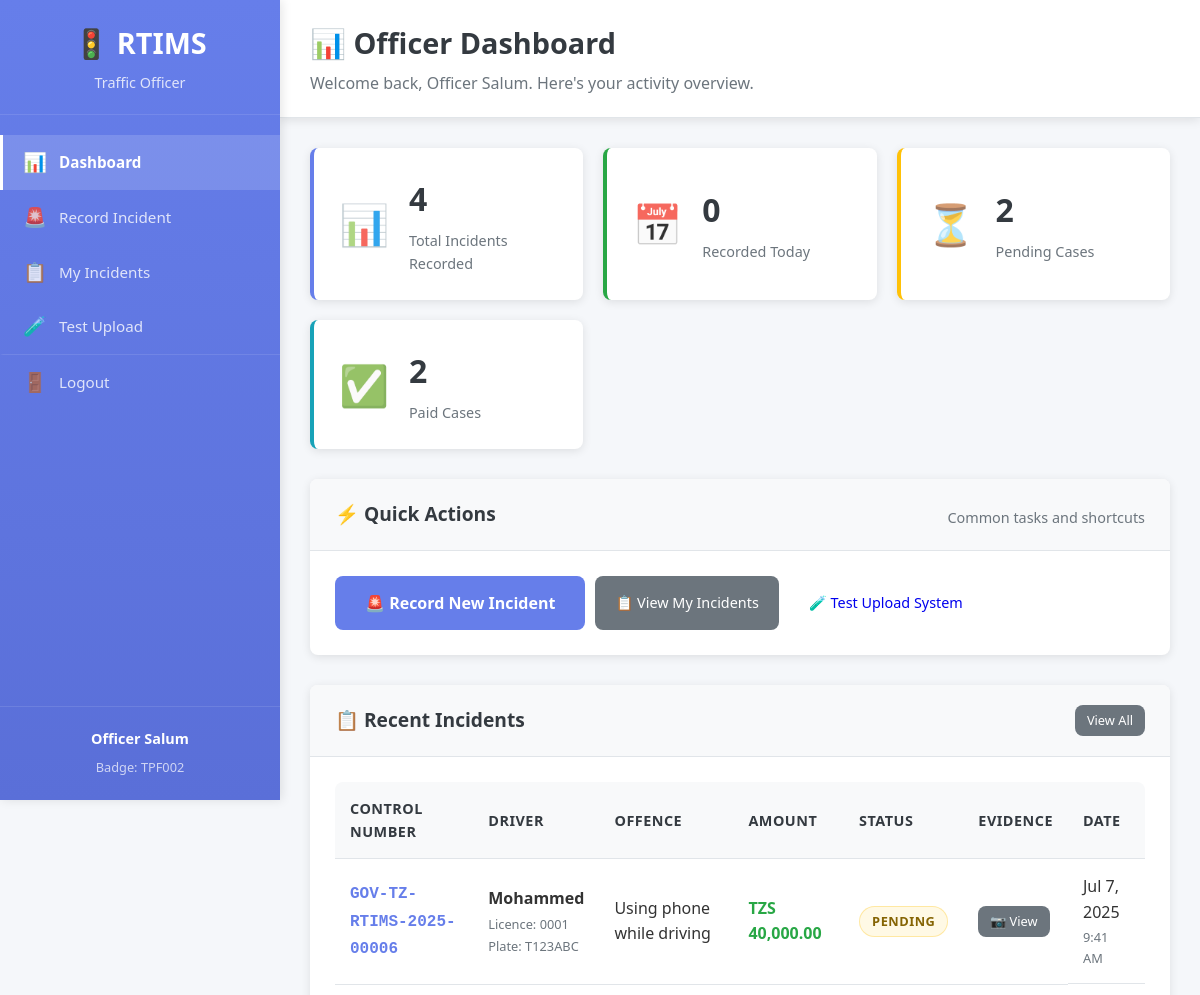
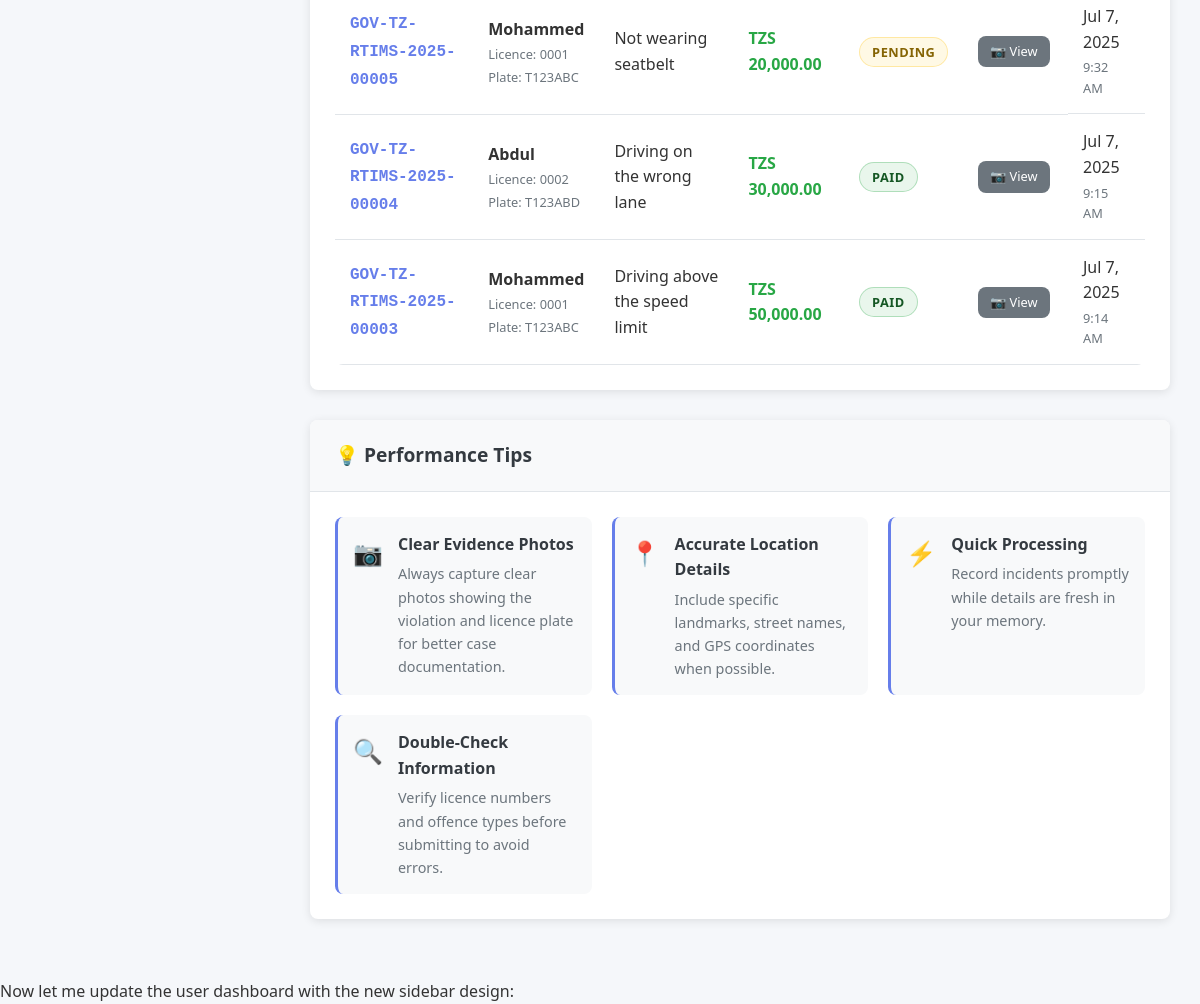
/officer/dashboard.php (signed in), run on the app's committed database (2 pictures, top to bottom).
### tables this page shows
CREATE TABLE `incidents` (
  `id` int(11) NOT NULL,
  `user_id` int(11) NOT NULL,
  `offence_id` int(11) NOT NULL,
  `officer_id` int(11) NOT NULL,
  `location` text NOT NULL,
  `image_path` varchar(255) DEFAULT NULL,
  `control_number` varchar(50) NOT NULL,
  `status` enum('Pending','Paid','Cancelled') DEFAULT 'Pending',
  `created_at` timestamp NOT NULL DEFAULT current_timestamp()
);

CREATE TABLE `users` (
  `id` int(11) NOT NULL,
  `name` varchar(100) NOT NULL,
  `licence_no` varchar(50) NOT NULL,
  `plate_no` varchar(20) NOT NULL,
  `password` varchar(255) NOT NULL,
  `role` enum('user') DEFAULT 'user',
  `created_at` timestamp NOT NULL DEFAULT current_timestamp()
);

CREATE TABLE `offences` (
  `id` int(11) NOT NULL,
  `keyword` varchar(100) NOT NULL,
  `description` text NOT NULL,
  `amount_tzs` decimal(10,2) NOT NULL,
  `created_at` timestamp NOT NULL DEFAULT current_timestamp()
);

### config/database.php (called while the page is built, shortened)
<?php
function formatCurrency($amount) {
    return 'TZS ' . number_format($amount, 2);
}
?>

### officer/dashboard.php (the view, shortened to what this page needs)
<?php
require_once '../config/database.php';
$database = new Database();
$conn = $database->getConnection();
$incidents_query = "SELECT i.*, o.description as offence_description, o.amount_tzs,
                           u.name as driver_name, u.licence_no, u.plate_no
                    FROM incidents i
                    JOIN offences o ON i.offence_id = o.id
                    JOIN users u ON i.user_id = u.id
                    WHERE i.officer_id = ?
                    ORDER BY i.created_at DESC
                    LIMIT 10";
$incidents_stmt = $conn->prepare($incidents_query);
$incidents_stmt->execute([$_SESSION['user_id']]);
$recent_incidents = $incidents_stmt->fetchAll(PDO::FETCH_ASSOC);
$stats_query = "SELECT
                    COUNT(*) as total_recorded,
                    COUNT(CASE WHEN DATE(created_at) = CURDATE() THEN 1 END) as today_recorded,
                    COUNT(CASE WHEN status = 'Pending' THEN 1 END) as pending_incidents,
                    COUNT(CASE WHEN status = 'Paid' THEN 1 END) as paid_incidents
                FROM incidents
                WHERE officer_id = ?";
$stats_stmt = $conn->prepare($stats_query);
$stats_stmt->execute([$_SESSION['user_id']]);
$stats = $stats_stmt->fetch(PDO::FETCH_ASSOC);
?>
<!DOCTYPE html>
<html lang="en">
<head>
    <link rel="stylesheet" href="../assets/css/style.css">
</head>
<body>
    <div class="app-container">
        <div class="sidebar">
            <div class="sidebar-header">
                <h2>🚦 RTIMS</h2>
                <p>Traffic Officer</p>
            </div>
            <nav class="sidebar-nav">
                <a href="dashboard.php" class="nav-item active">
                    <span class="nav-icon">📊</span>
                    <span class="nav-text">Dashboard</span>
                </a>
                <a href="record_incident.php" class="nav-item">
                    <span class="nav-icon">🚨</span>
                    <span class="nav-text">Record Incident</span>
                </a>
                <a href="my_incidents.php" class="nav-item">
                    <span class="nav-icon">📋</span>
                    <span class="nav-text">My Incidents</span>
                </a>
                <a href="../test_image_upload.php" target="_blank" class="nav-item">
                    <span class="nav-icon">🧪</span>
                    <span class="nav-text">Test Upload</span>
                </a>
                <a href="../auth/logout.php" class="nav-item logout">
                    <span class="nav-icon">🚪</span>
                    <span class="nav-text">Logout</span>
                </a>
            </nav>
            <div class="sidebar-footer">
                <div class="user-info">
                    <strong><?php echo htmlspecialchars($_SESSION['user_name']); ?></strong>
                    <small>Badge: <?php echo htmlspecialchars($_SESSION['badge_number']); ?></small>
                </div>
            </div>
        </div>
        <div class="main-content">
            <div class="content-header">
                <h1>📊 Officer Dashboard</h1>
                <p>Welcome back, <?php echo htmlspecialchars($_SESSION['user_name']); ?>. Here's your activity overview.</p>
            </div>
            <div class="content-body">
                <div class="stats-grid">
                    <div class="stat-card primary">
                        <div class="stat-icon">📊</div>
                        <div class="stat-content">
                            <h3><?php echo $stats['total_recorded']; ?></h3>
                            <p>Total Incidents Recorded</p>
                        </div>
                    </div>
                    <div class="stat-card success">
                        <div class="stat-icon">📅</div>
                        <div class="stat-content">
                            <h3><?php echo $stats['today_recorded']; ?></h3>
                            <p>Recorded Today</p>
                        </div>
                    </div>
                    <div class="stat-card warning">
                        <div class="stat-icon">⏳</div>
                        <div class="stat-content">
                            <h3><?php echo $stats['pending_incidents']; ?></h3>
                            <p>Pending Cases</p>
                        </div>
                    </div>
                    <div class="stat-card info">
                        <div class="stat-icon">✅</div>
                        <div class="stat-content">
                            <h3><?php echo $stats['paid_incidents']; ?></h3>
                            <p>Paid Cases</p>
                        </div>
                    </div>
                </div>
                <div class="card">
                    <div class="card-header">
                        <h3>⚡ Quick Actions</h3>
                        <p>Common tasks and shortcuts</p>
                    </div>
                    <div class="card-body">
                        <div class="button-group">
                            <a href="record_incident.php" class="btn btn-primary btn-large">
                                🚨 Record New Incident
                            </a>
                            <a href="my_incidents.php" class="btn btn-secondary">
                                📋 View My Incidents
                            </a>
                            <a href="../test_image_upload.php" target="_blank" class="btn btn-info">
                                🧪 Test Upload System
                            </a>
                        </div>
                    </div>
                </div>
                <div class="card">
                    <div class="card-header">
                        <h3>📋 Recent Incidents</h3>
                        <div class="card-actions">
                            <a href="my_incidents.php" class="btn btn-secondary btn-sm">View All</a>
                        </div>
                    </div>
                    <div class="card-body">
                        <?php if (empty($recent_incidents)): ?>
                            <div class="empty-state">
                                <div class="empty-icon">📋</div>
                                <h3>No Incidents Recorded Yet</h3>
                                <p>Start by recording your first traffic incident.</p>
                                <a href="record_incident.php" class="btn btn-primary">🚨 Record Incident</a>
                            </div>
                        <?php else: ?>
                            <div class="table-responsive">
                                <table class="data-table">
                                    <thead>
                                        <tr>
                                            <th>Control Number</th>
                                            <th>Driver</th>
                                            <th>Offence</th>
                                            <th>Amount</th>
                                            <th>Status</th>
                                            <th>Evidence</th>
                                            <th>Date</th>
                                        </tr>
                                    </thead>
                                    <tbody>
                                        <?php foreach ($recent_incidents as $incident): ?>
                                            <tr>
                                                <td>
                                                    <strong class="control-number"><?php echo htmlspecialchars($incident['control_number']); ?></strong>
                                                </td>
                                                <td>
                                                    <div class="driver-info">
                                                        <strong><?php echo htmlspecialchars($incident['driver_name']); ?></strong>
                                                        <small>Licence: <?php echo htmlspecialchars($incident['licence_no']); ?></small>
                                                        <small>Plate: <?php echo htmlspecialchars($incident['plate_no']); ?></small>
                                                    </div>
                                                </td>
                                                <td><?php echo htmlspecialchars($incident['offence_description']); ?></td>
                                                <td class="amount-cell"><?php echo formatCurrency($incident['amount_tzs']); ?></td>
                                                <td>
                                                    <span class="status-badge status-<?php echo strtolower($incident['status']); ?>">
                                                        <?php echo $incident['status']; ?>
                                                    </span>
                                                </td>
                                                <td>
                                                    <?php if ($incident['image_path']): ?>
                                                        <a href="/uploads/<?php echo urlencode($incident['image_path']); ?>"
                                                           target="_blank" class="btn btn-secondary btn-sm">
                                                            📷 View
                                                        </a>
                                                    <?php else: ?>
                                                        <span class="no-evidence">No Image</span>
                                                    <?php endif; ?>
                                                </td>
                                                <td class="date-cell">
                                                    <?php echo date('M j, Y', strtotime($incident['created_at'])); ?>
                                                    <small><?php echo date('g:i A', strtotime($incident['created_at'])); ?></small>
                                                </td>
                                            </tr>
                                        <?php endforeach; ?>
                                    </tbody>
                                </table>
                            </div>
                        <?php endif; ?>
                    </div>
                </div>
                <div class="card">
                    <div class="card-header">
                        <h3>💡 Performance Tips</h3>
                    </div>
                    <div class="card-body">
                        <div class="tips-grid">
                            <div class="tip-item">
                                <span class="tip-icon">📷</span>
                                <div>
                                    <strong>Clear Evidence Photos</strong>
                                    <p>Always capture clear photos showing the violation and licence plate for better case documentation.</p>
                                </div>
                            </div>
                            <div class="tip-item">
                                <span class="tip-icon">📍</span>
                                <div>
                                    <strong>Accurate Location Details</strong>
                                    <p>Include specific landmarks, street names, and GPS coordinates when possible.</p>
                                </div>
                            </div>
                            <div class="tip-item">
                                <span class="tip-icon">⚡</span>
                                <div>
                                    <strong>Quick Processing</strong>
                                    <p>Record incidents promptly while details are fresh in your memory.</p>
                                </div>
                            </div>
                            <div class="tip-item">
                                <span class="tip-icon">🔍</span>
                                <div>
                                    <strong>Double-Check Information</strong>
                                    <p>Verify licence numbers and offence types before submitting to avoid errors.</p>
                                </div>
                            </div>
                        </div>
                    </div>
                </div>
            </div>
        </div>
    </div>
</body>
</html>

### data on the page
incidents: control_number "GOV-TZ-RTIMS-2025-00006", user.name "Mohammed", user.licence_no "0001", user.plate_no "T123ABC", offence.description "Using phone while driving", offence.amount_tzs "TZS 40,000.00", status "PENDING", created_at "Jul 7, 2025", created_at "9:41 AM"
incidents: control_number "GOV-TZ-RTIMS-2025-00005", user.name "Mohammed", user.licence_no "0001", user.plate_no "T123ABC", offence.description "Not wearing seatbelt", offence.amount_tzs "TZS 20,000.00", status "PENDING", created_at "Jul 7, 2025", created_at "9:32 AM"
incidents: control_number "GOV-TZ-RTIMS-2025-00004", user.name "Abdul", user.licence_no "0002", user.plate_no "T123ABD", offence.description "Driving on the wrong lane", offence.amount_tzs "TZS 30,000.00", status "PAID", created_at "Jul 7, 2025", created_at "9:15 AM"
incidents: control_number "GOV-TZ-RTIMS-2025-00003", user.name "Mohammed", user.licence_no "0001", user.plate_no "T123ABC", offence.description "Driving above the speed limit", offence.amount_tzs "TZS 50,000.00", status "PAID", created_at "Jul 7, 2025", created_at "9:14 AM"

### other printed values
$_SESSION['user_name'] "Officer Salum"
$_SESSION['badge_number'] "TPF002"
$stats['total_recorded'] "4"
$stats['today_recorded'] "0"
$stats['pending_incidents'] "2"
$stats['paid_incidents'] "2"
